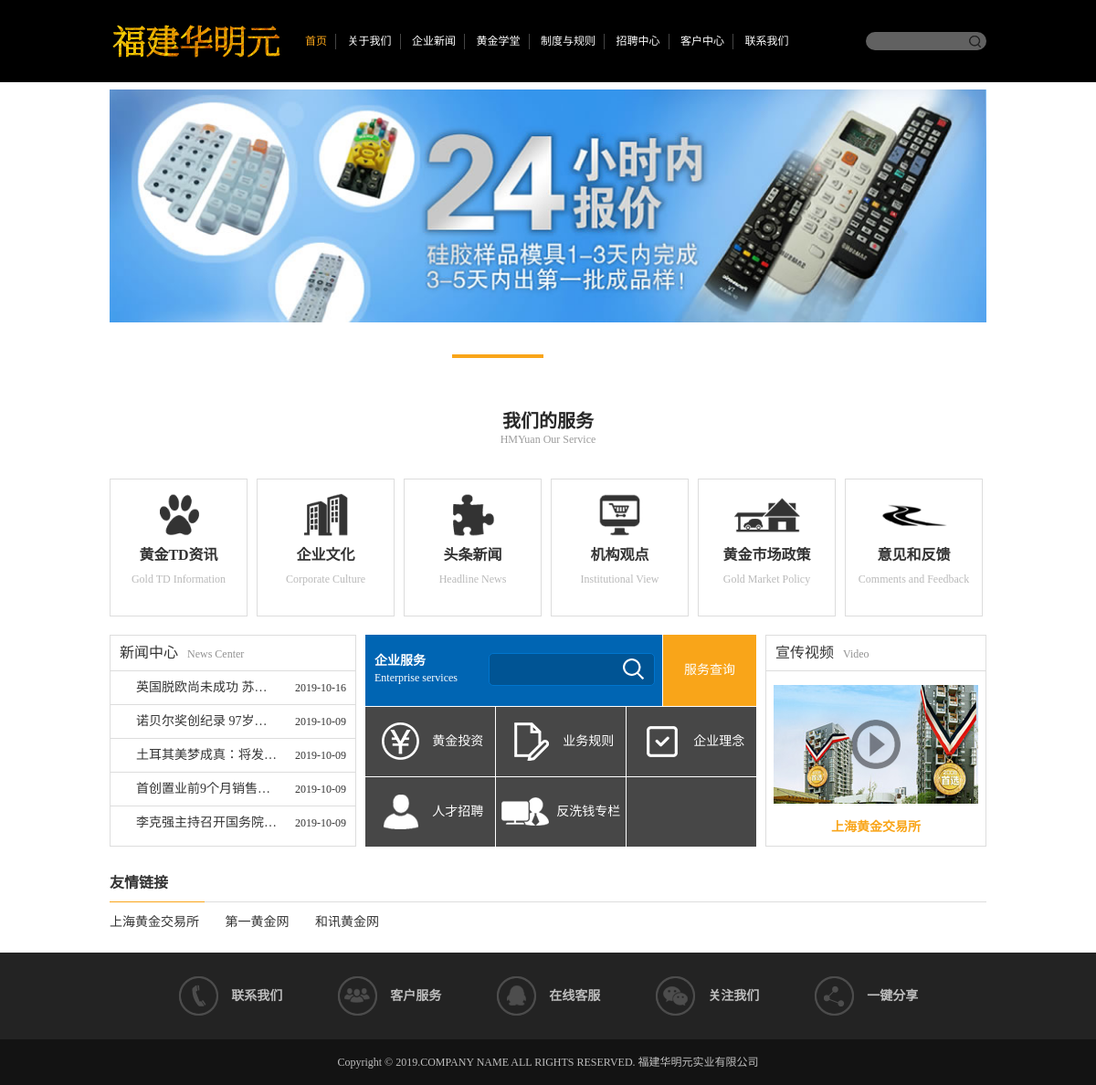
The page / on the database its author committed.
### apps/news/models.py (models this page shows, shortened)
class News(models.Model):
    title = models.CharField(max_length=50, verbose_name="新闻标题", help_text="新闻标题")
    author = models.CharField(max_length=20, verbose_name="新闻来源", help_text="新闻来源")
    read_num = models.IntegerField(default=0, verbose_name="阅读次数", help_text="阅读次数")
    text = models.TextField(max_length=500, verbose_name="文章摘要", help_text="文章摘要")
    content = RichTextUploadingField(verbose_name="文章", help_text="文章")
    created_time = models.DateTimeField(auto_now_add=True,verbose_name="发布时间", help_text="发布时间")
    class Meta:
        ordering = ["id", '-created_time']
        db_table = "tb_news"  # 指明数据库表名
        verbose_name = "新闻中心"  # 在admin站点中显示的名称
        verbose_name_plural = verbose_name  # 显示的复数名称

### apps/index/views.py (the view)
# urls.py: path('', views.index, name="index"),
def index(request):
    news = News.objects.only('id',"title","created_time").order_by("-created_time")[0:5]
    return render(request,"index/index.html",locals())

### templates/index/index.html (shortened to what this page needs)
{% extends "index/base.html" %}
{% block banner %}
<div id="banner" class="banner">
    <div id="owl-demo" class="owl-carousel">
        <a class="item" href="javascript:void(0);" style="background-image:url(../../static/upload/banner.jpg)">
            <img src="../../static/upload/banner.jpg" alt="福建华明元实业有限公司">
        </a>
    </div>
</div>
{% endblock %}
{% block main %}
<div class="space_hx">&nbsp;</div>
<div class="i_ma">
	<div class="i_name">
    	我们的服务
        <p>HMYuan Our Service</p>
    </div>
    <div class="space_hx">&nbsp;</div>
    <ul class="clearfix">
    	<li>
        	<a href="{% url 'golds' %}" target="_blank">
            	<img src="../../static/images/p1.png" alt="黄金TD资讯"/>
                <h6>黄金TD资讯</h6>
                <div class="des">
                	Gold TD Information
                </div>
            </a>
        </li>
        <li>
        	<a href="{% url 'culture' %}" target="_blank">
            	<img src="../../static/images/p2.png" alt="企业文化"/>
                <h6>企业文化</h6>
                <div class="des">
                	Corporate Culture
                </div>
            </a>
        </li>
        <li>
        	<a href="{% url 'news' %}" target="_blank">
            	<img src="../../static/images/p3.png" alt="头条新闻"/>
                <h6>头条新闻</h6>
                <div class="des">
                	Headline News
                </div>
            </a>
        </li>
        <li>
        	<a href="{% url 'golds_gd' %}" target="_blank">
            	<img src="../../static/images/p4.png" alt="机构观点"/>
                <h6>机构观点</h6>
                <div class="des">
                	Institutional View
                </div>
            </a>
        </li>
        <li>
        	<a href="{% url 'rule'%}" target="_blank">
            	<img src="../../static/images/p5.png" alt="黄金市场政策"/>
                <h6>黄金市场政策</h6>
                <div class="des">
                	Gold Market Policy
                </div>
            </a>
        </li>
        <li>
        	<a href="{% url 'customer'%}" target="_blank">
            	<img src="../../static/images/p6.png" alt="意见和反馈"/>
                <h6>意见和反馈</h6>
                <div class="des">
                	Comments and Feedback
                </div>
            </a>
        </li>
    </ul>
</div>
<div class="space_hx">&nbsp;</div>
<div class="i_mb clearfix">
	<div class="i_mbl">
    	<div class="b_head">
        	<span>新闻中心</span>News Center
        </div>
        <ul>
            {% for new in news %}
        	<li>
            	<a href="{% url 'new_d' new.id %}" target="_blank">
                	<p>{{ new.title }}</p>
                    <em>{{ new.created_time|date:"Y-m-d" }}</em>
                </a>
            </li>
            {% endfor %}
        </ul>
    </div>
    <div class="i_mbr">
    	<div class="b_head"><span>宣传视频</span>Video</div>
    	<div class="tabBox_t">
            <div class="tabBox">
              <ul class="tabNav">
                <li class="now">上海黄金交易所</li>
              </ul>
              <div class="tabCont" style="display:block;">
                <div class="videoRow-box">
                    <div class="rel">
                        <a href="javascript:;" class="videoImg">
                            <span class="play-btn"><img src="../../static/images/icon6.png"></span>
                        </a>
                    </div>
                </div>
              </div>
            </div>
        </div>
    </div>
    <div class="i_mbc">
    	<div class="i_mbc1">
        	<dl class="clearfix">
            	<dt>
                	<b>企业服务</b>
                    Enterprise services
                </dt>
                <dd>
                	<div class="m_search">
                    	<input name="" type="text">
                        <input name="" type="submit" value="">
                    </div>
                </dd>
            </dl>
            <div class="sq"><a href="javascript:void(0);">服务查询</a></div>
        </div>
        <ul class="clearfix">
        	<li>
            	<a href="{% url 'golds_tz' %}" target="_blank">
                	<img src="../../static/images/f1.png" alt="黄金投资"/>
                    <span>黄金投资</span>
                </a>
            </li>
            <li>
            	<a href="{% url 'ywgz' %}" target="_blank">
                	<img src="../../static/images/f2.png" alt="业务规则"/>
                    <span>业务规则</span>
                </a>
            </li>
            <li>
            	<a href="{% url 'ideal' %}" target="_blank">
                	<img src="../../static/images/f3.png" alt="企业理念"/>
                    <span>企业理念</span>
                </a>
            </li>
            <li>
            	<a href="{% url 'recruit' %}" target="_blank">
                	<img src="../../static/images/f4.png" alt="人才招聘"/>
                    <span>人才招聘</span>
                </a>
            </li>
            <li>
            	<a href="{% url 'fxqzl' %}" target="_blank">
                	<img src="../../static/images/f5.png" alt="反洗钱专栏"/>
                    <span>反洗钱专栏</span>
                </a>
            </li>
            <li>&nbsp;</li>
        </ul>
    </div>
</div>
<div class="space_hx">&nbsp;</div>
<div class="friend">
	<div class="b_head"><span>友情链接</span></div>
    <div class="frd_m">
    	<a href="https://www.sge.com.cn/" target="_blank">上海黄金交易所</a>
        <a href="http://www.dyhjw.com" target="_blank">第一黄金网</a>
        <a href="http://gold.hexun.com/" target="_blank">和讯黄金网</a>
    </div>
</div>
{% endblock %}

### static/css/responsive.css (style rules this page uses)
@media screen and (max-width:1200px) { .header .head,.banner,.i_ma,.i_mb,.friend,.fn_bg .f_nav,.scd { width:960px; } }
@media screen and (max-width:1200px) { .i_ma ul li { margin-right:10px; } }
@media screen and (max-width:1200px) { .i_ma ul li,.i_ma ul li a { width:149px; height:149px; } }
@media screen and (max-width:1200px) { .i_ma ul li img { width:72px; height:48px; margin-top:15px; } }
@media screen and (max-width:1200px) { .i_ma ul li h6 { height:40px; line-height:40px; } }
@media screen and (max-width:1200px) { .i_mb .i_mbl { width:268px; } }
@media screen and (max-width:1200px) { .i_mbl .b_head span, .i_mbr .b_head span { margin-left:10px; } }
@media screen and (max-width:1200px) { .i_mbl ul li p { margin-left:28px; } }
@media screen and (max-width:1200px) { .i_mb .i_mbc { margin-left:10px; } }
@media screen and (max-width:1200px) { .i_mb .i_mbr { width:240px; } }
@media screen and (max-width:1200px) { .i_mb .i_mbc { width:428px; } }
@media screen and (max-width:1200px) { .i_mbc1 dl { width:325px; } }
@media screen and (max-width:1200px) { .i_mbc1 dl dt { margin-left:10px; } }
@media screen and (max-width:1200px) { .i_mbc1 dl dd { width:200px; } }
@media screen and (max-width:1200px) { .i_mbc1 dl dd .m_search { width:180px; } }
@media screen and (max-width:1200px) { .i_mbc1 dl dd .m_search input[type="text"] { width:140px; } }
@media screen and (max-width:1200px) { .i_mbc .i_mbc1 .sq,.i_mbc .i_mbc1 .sq a { width:102px; } }
@media screen and (max-width:1200px) { .i_mbc ul li,.i_mbc ul li a { width:142px; } }
@media screen and (max-width:1200px) { .i_mbc ul li img { margin-right:5px; } }

### rows shown on the page
News: title "英国脱欧尚未成功 苏…", created_time "2019-10-16"
News: title "诺贝尔奖创纪录 97岁…", created_time "2019-10-09"
News: title "土耳其美梦成真：将发…", created_time "2019-10-09"
News: title "首创置业前9个月销售…", created_time "2019-10-09"
News: title "李克强主持召开国务院…", created_time "2019-10-09"
